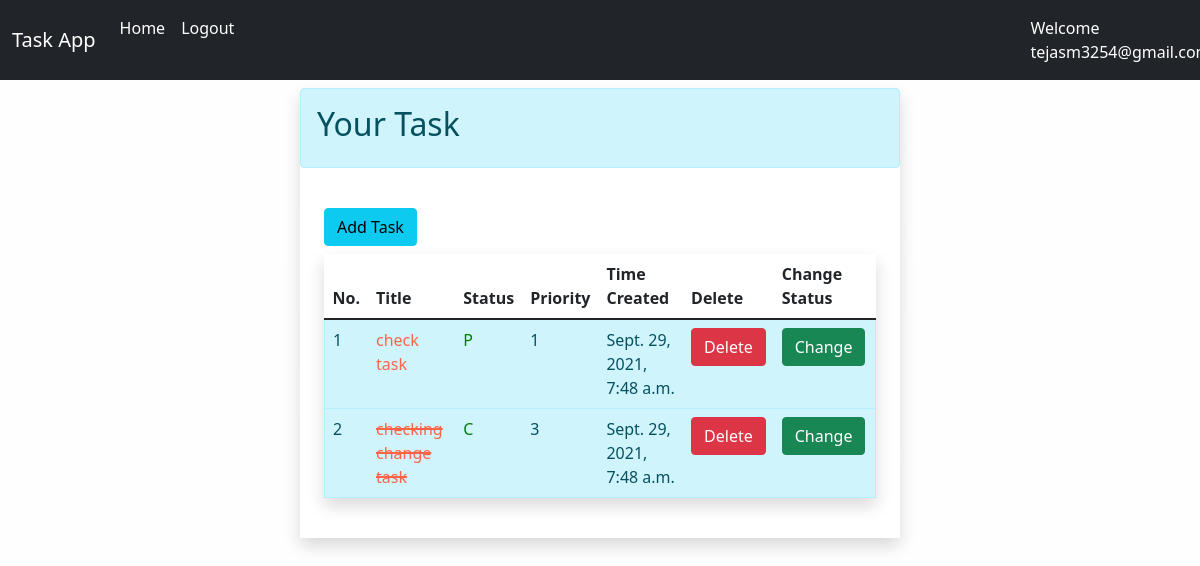
The page /view_task/ (signed in) on the database its author committed.
### Task_app/models.py (models this page shows)
class TaskApp(models.Model):
    status_choices=[
        ('C', 'Completed'),
        ('P', 'Pending'),
    ]
    priority_choices=[
        ('1', 'one'),
        ('2', 'two'),
        ('3', 'three'),
        ('4', 'four'),
        ('5', 'five'),
    ]
    title = models.CharField(max_length=30)
    status = models.CharField(max_length=2,choices=status_choices)
    date = models.DateTimeField(auto_now_add=True)
    user = models.ForeignKey(User , on_delete= models.CASCADE)
    priority = models.CharField(max_length=2, choices=priority_choices)

### Task_app/views.py (the view)
# urls.py: path('view_task/', view_task ,name='view_task' ),
def view_task(request):
    if request.user.is_authenticated:
        user = request.user
        form = TaskAppForm()
        tasks = TaskApp.objects.filter(user=user).order_by('priority')
        return render(request, 'view_task.html', {'form': form, 'tasks': tasks})
    else:
        return redirect('ulogin')

### Task_app/templates/view_task.html (shortened to what this page needs)
{% extends 'base.html' %}
{% block content %}
<div class="col-lg-6 shadow mx-auto mt-2 " style="background-color: white;">
    <div class="alert alert-info">
        <h2>Your Task</h2>
    </div>
    <div class="p-4">
        <button class="btn btn-info"><a href="{% url 'add_task' %}" style="text-decoration:none; color:black;">Add
                Task</a></button>
        <br>
        {% if tasks|length == 0 %}
        <div class="alert alert-info text-center" style="margin-top:10px;">
            <p class="display-20" style="font-size:40px;">No Task Available</p>
        </div>
        {% else %}
        <table class="table shadow mt-2">
            <thead>
                <tr>
                    <th>No.</th>
                    <th>Title</th>
                    <th>Status</th>
                    <th>Priority</th>
                    <th>Time Created</th>
                    <th>Delete</th>
                    <th>Change Status</th>
                </tr>
            </thead>
            <tbody>
                {% for task in tasks %}
                <tr class="alert alert-info">
                    <td>{{forloop.counter}}</td>
                    {% if task.status == 'C' %}
                    <td style="color:tomato; text-decoration: line-through 2px solid tomato;">{{task.title}}</td>
                    {% else %}
                    <td style="color:tomato;">{{task.title}}</td>
                    {% endif %}
                    <td style="color:green;">{{task.status}}</td>
                    <td>{{task.priority}}</td>
                    <td>{{task.date}}</td>
                    <td><a href="/delete_task/{{task.id}}"
                    onclick="return confirm('are you sure??? you want to delete the task')" class="btn btn-danger" title="delete">Delete</a></td>
                    {% if task.status == 'C' %}
                    <td><a href="/change_status/{{task.id}}/P" onclick="return confirm('are you sure? you are changing status from completed to pending??')" class="btn btn-success" title="delete">Change</a></td>
                    {% else %}
                    <td><a href="/change_status/{{task.id}}/C"  onclick="return confirm('are you sure? you are changing status from pending to compeleted??')" class="btn btn-success" title="delete">Change</a></td>
                    {% endif %}
                </tr>
                {% endfor %}
            </tbody>
        </table>
        {% endif %}
    </div>
</div>
{% endblock %}

### Task_app/templates/base.html (shortened to what this page needs)
<!doctype html>
<html lang="en">
<head>
    <link href="https://cdn.jsdelivr.net/npm/bootstrap@5.1.1/dist/css/bootstrap.min.css" rel="stylesheet"
>
</head>
<body>
    <nav class="navbar navbar-expand-lg navbar-dark bg-dark">
        <div class="container-fluid">
            <a class="navbar-brand" href="#">Task App</a>
            <div class="collapse navbar-collapse" id="navbarTogglerDemo03">
                <ul class="navbar-nav ml-auto">
                    <li class="nav-item">
                        <a class="nav-link active" href="{% url 'home' %}">Home</a>
                        {% if user.is_authenticated %}
                    </li>
                    <li class="nav-item">
                        <a class="nav-link active" aria-current="page" href="{% url 'ulogout' %}">Logout</a>
                    </li>
                    <li class="nav-item">
                        <a class="nav-link active" aria-current="page" style="margin-left: 780px;">Welcome {{user}}</a>
                    </li>
                        {% endif %}
                </ul>
            </div>
        </div>
    </nav>
    {% block content %}{% endblock %}
</body>
</html>

### Task_app/templates/base.html (style rules this page uses)
body { background-image: linear-gradient(rgba(255, 253, 253, 0.247), rgba(255, 250, 250, 0.253)), url('https://images.unsplash.com/photo-1586281380117-5a60ae2050cc?ixid=MnwxMjA3fDB8MHxwaG90by1wYWdlfHx8fGVufDB8fHx8&ixlib=rb-1.2.1&auto=format&fit=crop&w=870&q=80'); background-repeat: no-repeat; background-size: 100%; height: 100vh; }

### rows shown on the page
TaskApp: title "check task", status "P", priority "1", date "Sept. 29, 2021, 7:48 a.m."
TaskApp: title "checking change task", status "C", priority "3", date "Sept. 29, 2021, 7:48 a.m."
